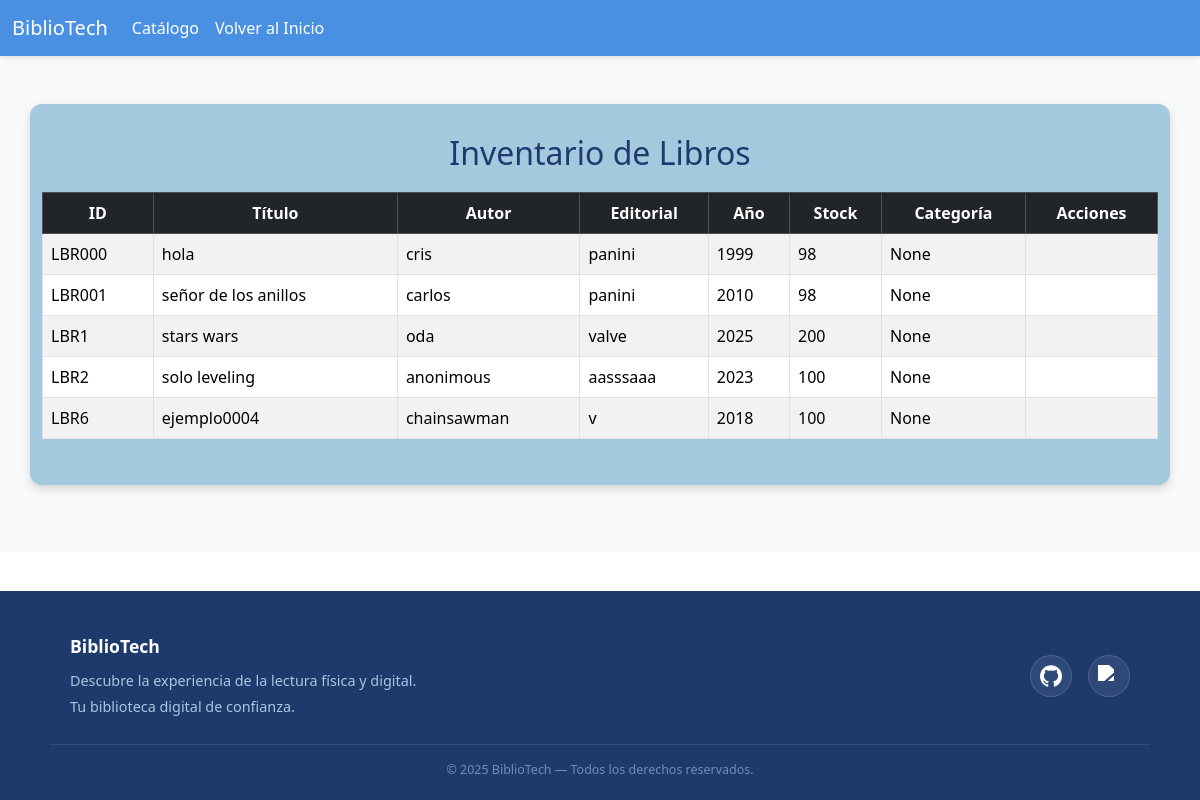
Before: /tabla-libros/ with the older database file.
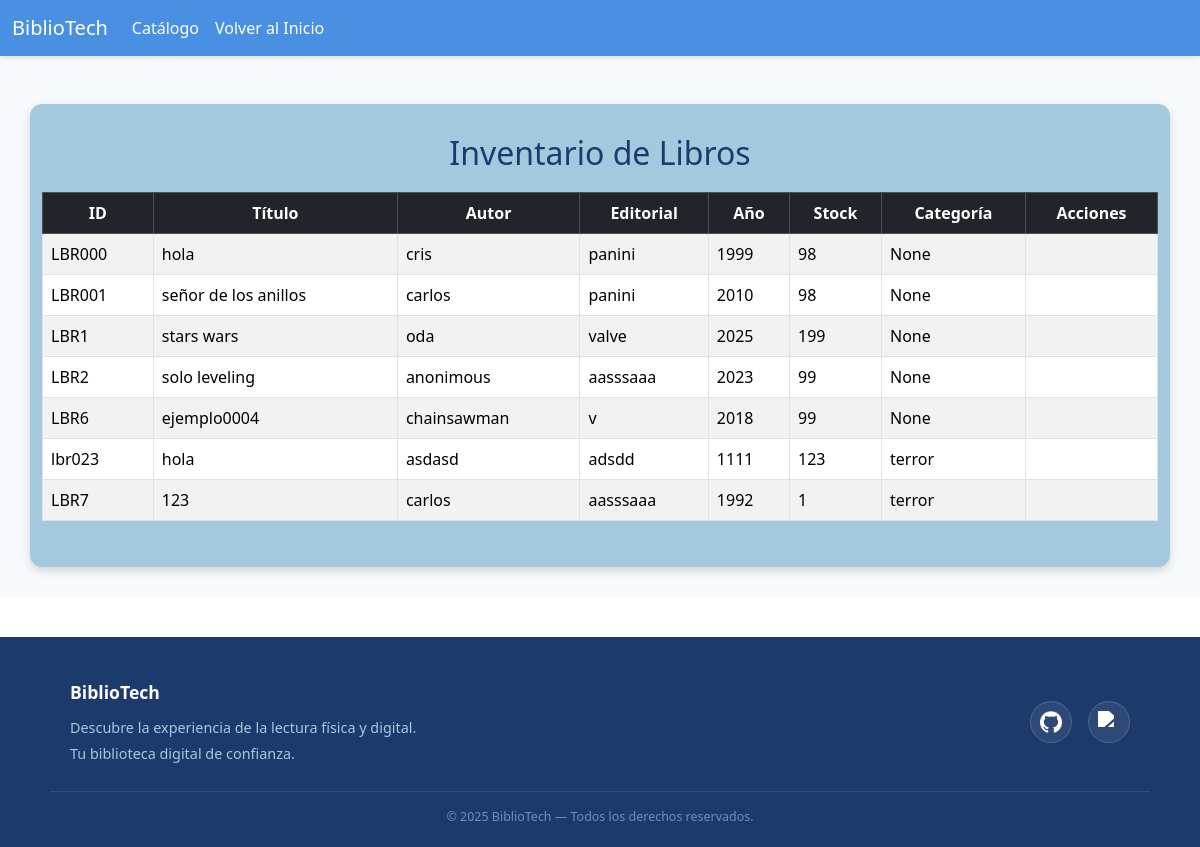
After: the same page with the newer database file.
### apps/libros/models.py (models this page shows, shortened)
class Libro(models.Model):
    id = models.AutoField(primary_key=True)
    id_libro = models.CharField( verbose_name="ID Libro", max_length=13, unique=True,)
    titulo = models.CharField(max_length=200)
    autor = models.CharField(max_length=100)
    editorial = models.CharField(max_length=100)
    anio = models.IntegerField(verbose_name="Año")
    stock = models.IntegerField()
    activo = models.BooleanField(default=True, verbose_name="¿Está activo?")
    categoria = models.ForeignKey(
    Categoria,
    on_delete=models.SET_NULL,
    null=True,
    blank=True,
    verbose_name="Categoría"
    )
    descripcion = models.TextField(blank=True, null=True, verbose_name="Descripción")
    class Meta:
        verbose_name = "Libro"
        verbose_name_plural = "Libros"

class Categoria(models.Model):
    nombre = models.CharField(max_length=100, unique=True, verbose_name="Nombre")
    descripcion = models.TextField(blank=True, null=True, verbose_name="Descripción")
    def __str__(self):
        return self.nombre
    class Meta:
        verbose_name = "Categoría"
        verbose_name_plural = "Categorías"
        ordering = ['nombre']

### apps/libros/views.py (the view)
# urls.py: path('tabla-libros/', libroV.listar_libros, name='tabla_libros'),
def listar_libros(request):
    libros = Libro.objects.filter(activo=True)
    contexto = {
        'libros': libros
    }
    return render(request, 'tablaLibros.html', contexto)

### templates/tablaLibros.html (shortened to what the changed rows need)
{% load static %}
<!DOCTYPE html>
<html lang="en">
<head>
    <link rel="stylesheet" href="{% static 'css/style.css' %}">
    <link rel="stylesheet" href="{% static 'css/footer.css' %}">
    <link rel="stylesheet" href="{% static 'css/formularios.css' %}">
    <link rel="stylesheet" href="{% static 'css/navbar.css' %}">
    <link href="https://cdn.jsdelivr.net/npm/bootstrap@5.3.3/dist/css/bootstrap.min.css" rel="stylesheet">
</head>
<body>
    <div id="main-container">
        <section class="bg-light">
            <div class="container mt-5">
                <h2 class="text-center">Inventario de Libros</h2>
                <div class="table-responsive">
                    <table class="table table-striped table-bordered">
                        <thead class="table-dark">
                            <tr>
                                <th class="titulo-tabla text-center">ID</th>
                                <th class="titulo-tabla text-center">Título</th>
                                <th class="titulo-tabla text-center">Autor</th>
                                <th class="titulo-tabla text-center">Editorial</th>
                                <th class="titulo-tabla text-center">Año</th>
                                <th class="titulo-tabla text-center">Stock</th>
                                <th class="titulo-tabla text-center">Categoría</th>
                                <th class="text-center">Acciones</th>
                            </tr>
                        </thead>
                        <tbody>
                            {% for libro in libros %}
                            <tr>
                                <td>{{ libro.id_libro }}</td>
                                <td>{{ libro.titulo }}</td>
                                <td>{{ libro.autor }}</td>
                                <td>{{ libro.editorial }}</td>
                                <td>{{ libro.anio }}</td>
                                <td>{{ libro.stock }}</td>
                                <td>{{ libro.categoria }}</td>
                                <td class="text-center">
                                </td>
                            </tr>
                            {% empty %}
                            <tr>
                                <td colspan="6" class="text-center">No hay libros registrados aún.</td>
                            </tr>
                            {% endfor %}
                        </tbody>
                    </table>
                </div>
            </div>
        </section>
    </div>
</body>
</html>

Changed rows visible on the page:
changed Libro "LBR1": stock "200" → "199"
changed Libro "LBR2": stock "100" → "99"
changed Libro "LBR6": stock "100" → "99"
added Libro: id_libro "lbr023", titulo "hola", autor "asdasd", editorial "adsdd", anio "1111", stock "123", categoria "terror"
added Libro: id_libro "LBR7", titulo "123", autor "carlos", editorial "aasssaaa", anio "1992", stock "1", categoria "terror"
